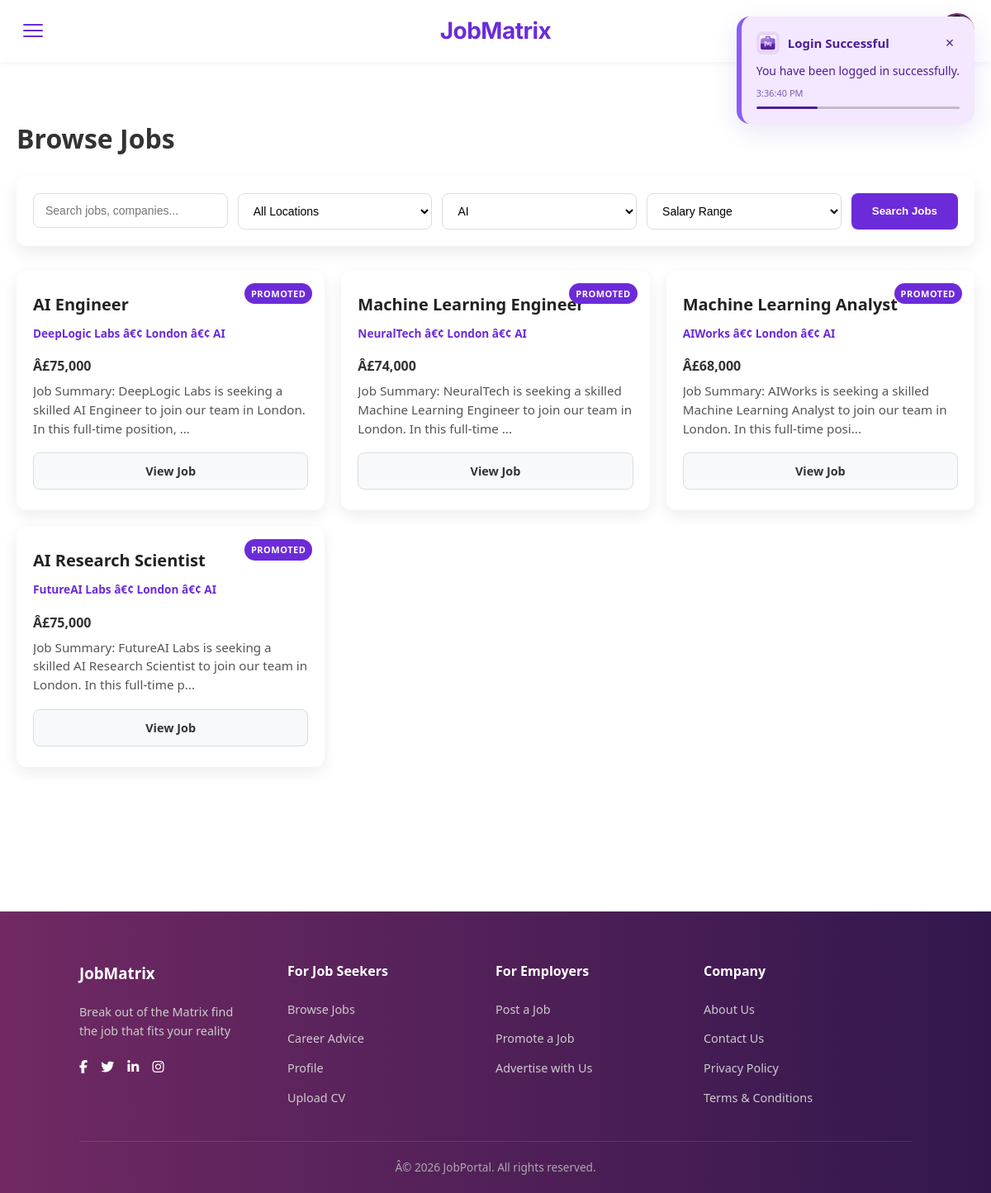
The page /job/browse.php?category=AI (signed in) on the database its author committed.
### tables this page shows
CREATE TABLE `jobs` (
  `id` int(11) NOT NULL,
  `employer_id` int(11) DEFAULT NULL,
  `title` varchar(255) DEFAULT NULL,
  `company` varchar(255) DEFAULT NULL,
  `location` varchar(255) DEFAULT NULL,
  `salary` int(11) DEFAULT NULL,
  `type` varchar(50) DEFAULT NULL,
  `category` varchar(100) DEFAULT NULL,
  `description` text DEFAULT NULL,
  `created_at` timestamp NOT NULL DEFAULT current_timestamp(),
  `is_promoted` tinyint(1) DEFAULT 0,
  `approval_status` enum('pending','approved','rejected') NOT NULL DEFAULT 'pending'
);

### job/browse.php (the view, shortened to what this page needs)
<?php
include '../includes/header.php';
$jobsPerPage = 12;
$page = isset($_GET['page']) ? (int) $_GET['page'] : 1;
$offset = ($page - 1) * $jobsPerPage;
$search = trim($_GET['search'] ?? '');
$category = $_GET['category'] ?? '';
$where = "WHERE approval_status = 'approved'";
if ($category !== '') {
    $category_safe = mysqli_real_escape_string($conn, $category);
    $where .= " AND category='$category_safe'";
}
$query = "SELECT * FROM jobs $where ORDER BY created_at DESC LIMIT $jobsPerPage OFFSET $offset";
$result = mysqli_query($conn, $query);
?>
<div class="browse-container">
    <h1>Browse Jobs</h1>
    <form class="browse-search" method="GET">
        <div class="search-group">
            <input type="text" name="search" placeholder="Search jobs, companies..."
                value="<?= htmlspecialchars($search) ?>">
        </div>
        <div class="search-group">
            <select name="location">
                <option value="">All Locations</option>
            </select>
        </div>
        <div class="search-group">
            <select name="category">
                <?php
                $catQuery = "SELECT DISTINCT category FROM jobs WHERE approval_status = 'approved' ORDER BY category";
                $catResult = mysqli_query($conn, $catQuery);
                while ($cat = mysqli_fetch_assoc($catResult)): ?>
                    <option value="<?= htmlspecialchars($cat['category']) ?>" <?= ($cat['category'] === $category) ? 'selected' : '' ?>>
                        <?= htmlspecialchars($cat['category']) ?>
                    </option>
                <?php endwhile; ?>
            </select>
        </div>
        <div class="search-group">
            <select name="salary">
                <option value="">Salary Range</option>
            </select>
        </div>
        <button class="search-btn">Search Jobs</button>
    </form>
    <div class="job-cards">
        <?php if (mysqli_num_rows($result) > 0): ?>
            <?php while ($job = mysqli_fetch_assoc($result)): ?>
                <div class="job-card">
                    <?php if ($job['is_promoted']): ?>
                        <span class="badge">Promoted</span>
                    <?php endif; ?>
                    <h3><?= htmlspecialchars($job['title']) ?></h3>
                    <p class="level">
                        <?= htmlspecialchars($job['company']) ?> â€¢
                        <?= htmlspecialchars($job['location']) ?> â€¢
                        <?= htmlspecialchars($job['category']) ?>
                    </p>
                    <p class="salary">Â£<?= number_format($job['salary']) ?></p>
                    <p class="desc"><?= substr(htmlspecialchars($job['description']), 0, 120) ?>...</p>
                    <div class="action">
                        <a href="job_details.php?id=<?= $job['id'] ?>" class="learn">View Job</a>
                    </div>
                </div>
            <?php endwhile; ?>
        <?php else: ?>
            <p>No jobs found matching your criteria.</p>
        <?php endif; ?>
    </div>
</div>
<?php include '../includes/footer.php'; ?>

### assets/css/style.css (style rules this page uses)
* { -ms-overflow-style: none; scrollbar-width: none; }
:root { --color-dark: #333333; --color-neutral-300: #f5f5f5; --color-neutral-800: #2a2a2a; --color-primary: #6c2bd9; --color-primary-dark: #5320a8; --menu-padding: 2rem; --transition-speed: 0.3s; --transition-ease: ease; --border-radius: 12px; --font-scale: 1; --background-color: #ffffff; --text-color: #333333; }
body { font-family: 'Segoe UI', Tahoma, Geneva, Verdana, sans-serif; font-size: calc(16px * var(--font-scale)); background: var(--background-color); color: var(--text-color); line-height: 1.6; min-height: 100vh; display: flex; flex-direction: column; }
.job-cards { display: grid; grid-template-columns: repeat(3, 1fr); gap: 20px; margin-bottom: 40px; }
.job-card { background: #fff; border-radius: 12px; padding: 25px 20px; box-shadow: 0 6px 18px rgba(0, 0, 0, 0.08); transition: all 0.3s ease; display: flex; flex-direction: column; justify-content: space-between; position: relative; }
.job-card .badge { position: absolute; top: 15px; right: 15px; background: #6c2bd9; color: white; font-size: 11px; padding: 4px 8px; border-radius: 50px; text-transform: uppercase; font-weight: 600; letter-spacing: 0.5px; }
.job-card h3 { font-size: 1.25rem; margin-bottom: 8px; color: #222; }
.level { font-size: 0.85rem; color: #6c2bd9; font-weight: 600; margin-bottom: 12px; }
.desc { font-size: 0.95rem; color: #555; line-height: 1.5; margin-bottom: 18px; display: -webkit-box; -webkit-line-clamp: 3; -webkit-box-orient: vertical; overflow: hidden; }
.action { display: flex; gap: 10px; margin-top: auto; }
.action a { flex: 1; padding: 10px 0; text-align: center; border-radius: 8px; font-weight: 600; font-size: 0.9rem; text-decoration: none; transition: all 0.3s ease; }
.action .learn { background: #f8f9fa; color: #333; border: 1px solid #ddd; }
.browse-container { max-width: 1200px; margin: auto; padding: 40px 20px; }
.browse-container h1 { font-size: 32px; margin-bottom: 20px; }
.browse-search { display: flex; gap: 12px; flex-wrap: wrap; background: white; padding: 20px; border-radius: 12px; box-shadow: 0 8px 20px rgba(0, 0, 0, 0.08); margin-bottom: 30px; }
.search-group { flex: 1; min-width: 180px; }
.browse-search input, .browse-search select { width: 100%; padding: 12px 14px; border-radius: 8px; border: 1px solid #ddd; font-size: 14px; background: white; }
.search-btn { background: #6c2bd9; color: white; border: none; padding: 12px 25px; border-radius: 8px; font-weight: 600; cursor: pointer; }
.salary { font-weight: 600; margin: 5px 0; }

### rows shown on the page
jobs: is_promoted "PROMOTED", title "AI Engineer", company "DeepLogic Labs", location "London", category "AI", salary "75,000", description "Job Summary: DeepLogic Labs is seeking a skilled AI Engineer to join our team in London. In this full-time position,"
jobs: is_promoted "PROMOTED", title "Machine Learning Engineer", company "NeuralTech", location "London", category "AI", salary "74,000", description "Job Summary: NeuralTech is seeking a skilled Machine Learning Engineer to join our team in London. In this full-time"
jobs: is_promoted "PROMOTED", title "Machine Learning Analyst", company "AIWorks", location "London", category "AI", salary "68,000", description "Job Summary: AIWorks is seeking a skilled Machine Learning Analyst to join our team in London. In this full-time posi"
jobs: is_promoted "PROMOTED", title "AI Research Scientist", company "FutureAI Labs", location "London", category "AI", salary "75,000", description "Job Summary: FutureAI Labs is seeking a skilled AI Research Scientist to join our team in London. In this full-time p"

### other values the page prints
form field category "AI"
